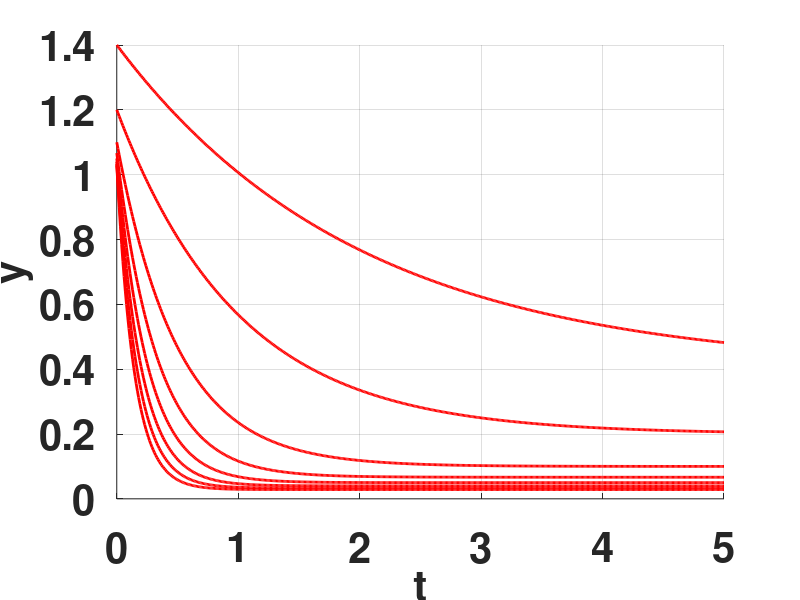
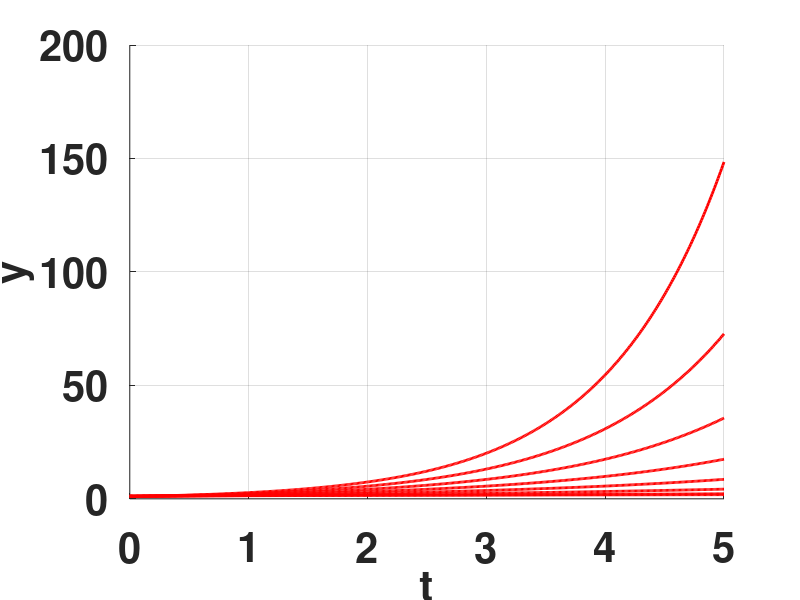
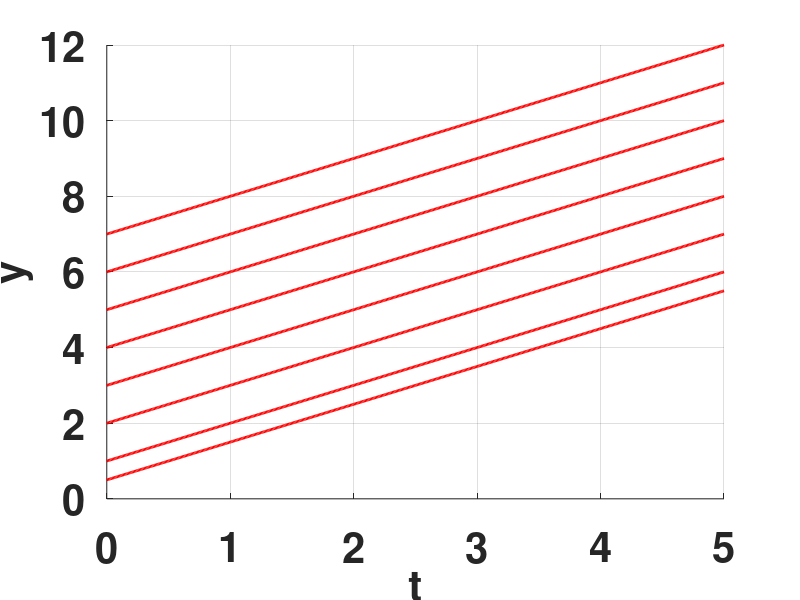

Reproduce these figures in MATLAB, in order.
lambda=[0.5 1 2 3 4 5 6 7];
t=0:0.01:5;
stable=figure;
hold on;
for i=1:length(lambda)
  plot(t,e.^(-lambda(i)*t)+0.2/lambda(i),'-r','LineWidth',2);
end
xlabel("t");
ylabel("y");
grid on;
set(gca,'FontSize',30,'fontWeight','bold');
set(findall(gcf,'type','text'),'FontSize',30,'fontWeight','bold');
saveas(stable,['stable','.eps'],'eps') 

unstable=figure;
hold on;
for i=1:length(lambda)
  plot(t,e.^(lambda(i)/max(lambda)*t)+0.2/lambda(i),'-r','LineWidth',2);
end
xlabel("t");
ylabel("y");
grid on;
set(gca,'FontSize',30,'fontWeight','bold');
set(findall(gcf,'type','text'),'FontSize',30,'fontWeight','bold');
saveas(unstable,['unstable','.eps'],'eps')

asyn_stable=figure;
hold on;
for i=1:length(lambda)
  plot(t,t+lambda(i),'-r','LineWidth',2);
end
xlabel("t");
ylabel("y");
grid on;
set(gca,'FontSize',30,'fontWeight','bold');
set(findall(gcf,'type','text'),'FontSize',30,'fontWeight','bold');
saveas(asyn_stable,['asyn_stable','.eps'],'eps')